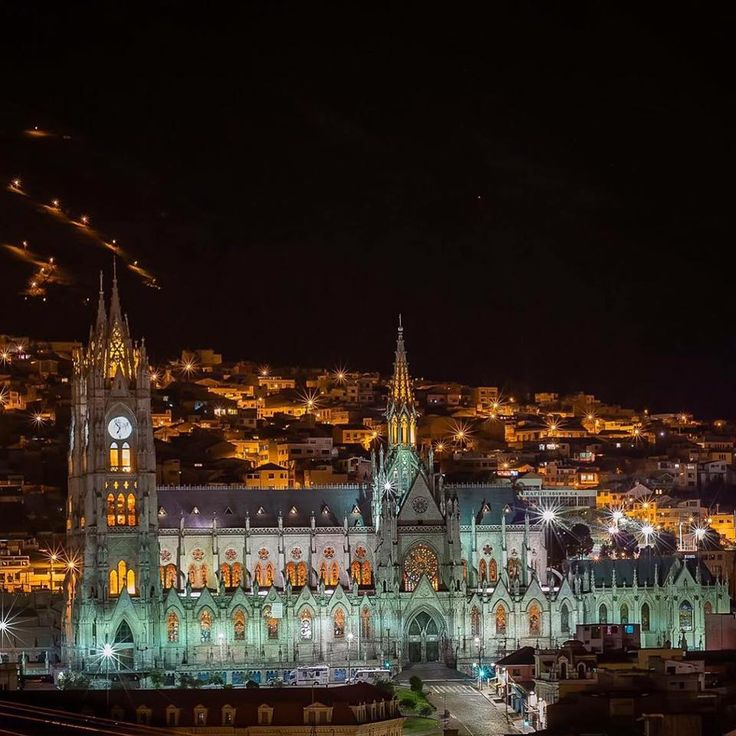
#> input picture alerta-quito-interfaz/fotos-originales/imagen1.jpg, 736 x 736 px; its folder holds only this picture in this run
$ python preparar_fotos.py
#> lines starting #> are read from the running program, lines starting #| are printed output that depends on the picture
"""Prepara las fotos de fondo del login a partir de los originales.

    python scripts/preparar_fotos.py

Lee las fotos originales de  alerta-quito-interfaz/fotos-originales/  (imagen1 ... imagen5, en .png, .jpg o .webp)
y genera las que usa la aplicacion en  alerta-quito-interfaz/public/images/imagenN.jpg . Para cambiar una foto:
reemplace el original (manteniendo el nombre) y vuelva a ejecutar este script. Requiere Pillow:  pip install pillow

- Si el original ya mide 1920 px de ancho o mas, solo se optimiza (JPEG de calidad alta y carga progresiva).
- Si es un poco mas chico se amplia suavemente. Si es MUCHO mas chico (menos de 1/1.5 del objetivo) ademas se afina
  y se agrega un grano muy fino que disimula la suavidad. NO inventa detalle: para que se vea realmente nitida use
  fotos de 1920 px de ancho o mas.
"""
import pathlib
import random
import sys

from PIL import Image, ImageEnhance, ImageFilter

RAIZ = pathlib.Path(__file__).resolve().parent.parent / "alerta-quito-interfaz"
ORIGINALES = RAIZ / "fotos-originales"
SALIDA = RAIZ / "public" / "images"
ANCHO_OBJETIVO = 1920
EXTENSIONES = {".jpg", ".jpeg", ".png", ".webp"}
random.seed(7)  # el grano es siempre el mismo: el resultado es reproducible
# Fotos que no son panoramicas (por ejemplo cuadradas) se recortan a 16:9 para que en pantalla grande se vea lo
# importante. El numero indica DONDE se corta: 0 = desde arriba, 1 = desde abajo, 0.5 = centrado.
ENCUADRE_VERTICAL: dict[str, float] = {}   # ej.: {"imagen1.jpg": 0.85} para una foto cuadrada


def ampliar(foto: Image.Image, ancho_final: int) -> Image.Image:
    """Amplia en pasos de hasta 1.6x (mejor que un salto grande) afinando entre pasos."""
    while foto.width < ancho_final:
        nuevo_ancho = min(ancho_final, round(foto.width * 1.6))
        nuevo_alto = round(foto.height * nuevo_ancho / foto.width)
        foto = foto.resize((nuevo_ancho, nuevo_alto), Image.LANCZOS)
        foto = foto.filter(ImageFilter.UnsharpMask(radius=1.4, percent=55, threshold=3))
    return foto


def grano(foto: Image.Image, intensidad: int) -> Image.Image:
    """Ruido fino en luminancia: rompe la sensacion de 'borroso' de una ampliacion."""
    ruido = Image.effect_noise(foto.size, intensidad).convert("L")
    ruido_rgb = Image.merge("RGB", (ruido, ruido, ruido))
    return Image.blend(foto, Image.blend(foto, ruido_rgb, 0.5), 0.06 + intensidad / 600)


def recortar_16_9(foto: Image.Image, ancla: float) -> Image.Image:
    alto = round(foto.width * 9 / 16)
    if alto >= foto.height:
        return foto
    arriba = round((foto.height - alto) * ancla)
    return foto.crop((0, arriba, foto.width, arriba + alto))


def main() -> int:
    originales = sorted(f for f in ORIGINALES.iterdir() if f.stem.startswith("imagen") and f.suffix.lower() in EXTENSIONES)
    if not originales:
        print("No hay fotos en", ORIGINALES)
        return 1
    SALIDA.mkdir(parents=True, exist_ok=True)
    for origen in originales:
        foto = Image.open(origen).convert("RGB")
#> foto is the input picture: PIL image 736x736 RGB; mean R, G, B 50.4, 39.6, 31.7
        ancho0, alto0 = foto.size
#> ancho0 = 736; alto0 = 736
        factor = ANCHO_OBJETIVO / ancho0
#> factor = 2.61
        if factor > 1:
            foto = ampliar(foto, ANCHO_OBJETIVO)
            if factor > 1.5:   # foto chica: se compensa la suavidad de la ampliacion
                foto = ImageEnhance.Contrast(foto).enhance(1.05)
                foto = ImageEnhance.Color(foto).enhance(1.06)
                foto = grano(foto, intensidad=min(14, round(4 + 4 * factor)))
#> in grano, `ruido = Image.effect_noise(foto.size, intensidad).convert("L")`:
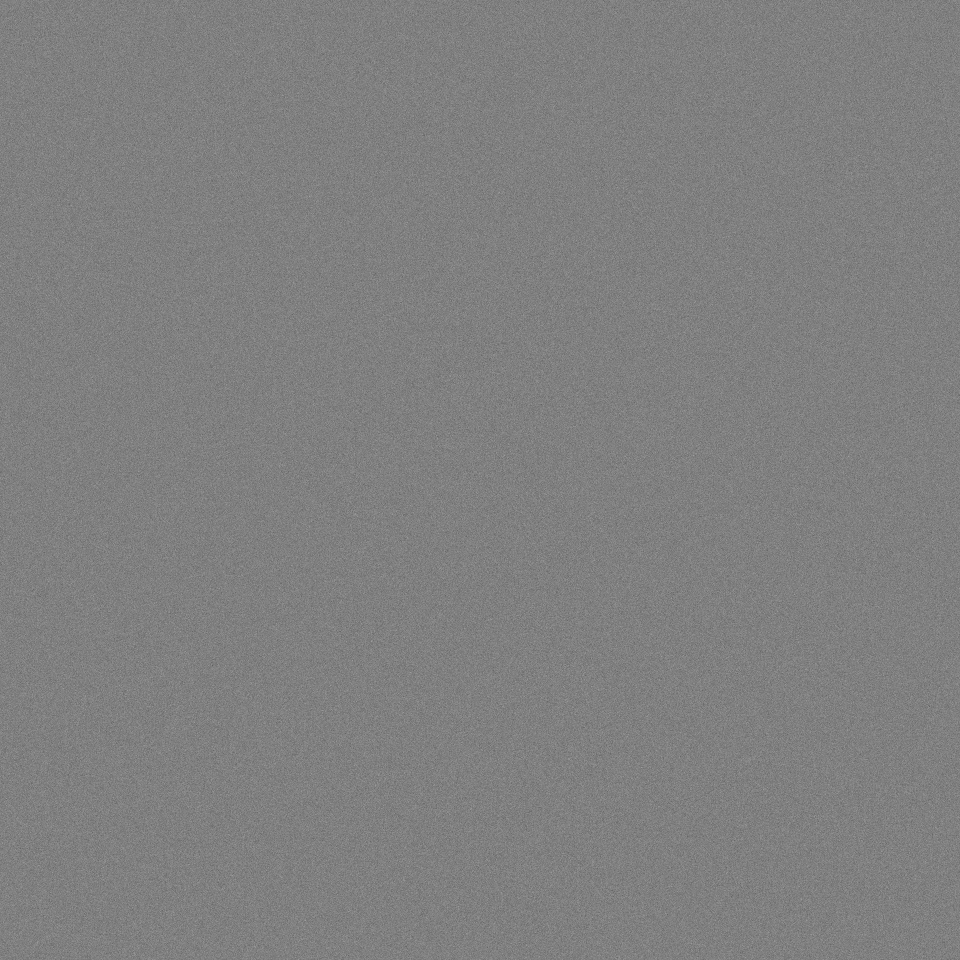
#> ruido: PIL image 1920x1920 L (shown at 1/2 size); min 53, max 193, mean 127.5
        elif factor < 1:
            foto = foto.resize((ANCHO_OBJETIVO, round(alto0 * factor)), Image.LANCZOS)
        if origen.name in ENCUADRE_VERTICAL:
            foto = recortar_16_9(foto, ENCUADRE_VERTICAL[origen.name])
        destino = SALIDA / (origen.stem + ".jpg")
        foto.save(destino, "JPEG", quality=88, optimize=True, progressive=True, subsampling=0)
        print("%s  %dx%d -> %dx%d  (x%.1f)  %d KB" % (origen.name, ancho0, alto0, foto.width, foto.height, factor,
                                                      destino.stat().st_size // 1024))
#| imagen1.jpg  736x736 -> 1920x1920  (x2.6)  722 KB
    return 0


if __name__ == "__main__":
    sys.exit(main())
#> (the program exits here)

$ run again, on alerta-quito-interfaz/fotos-originales/imagen2.jpg
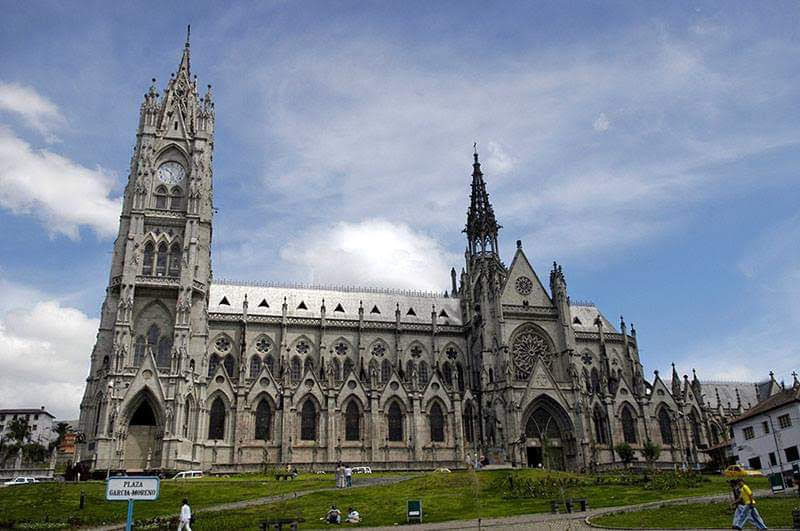
#> input picture alerta-quito-interfaz/fotos-originales/imagen2.jpg, 800 x 531 px
#> in main, foto is the input picture: PIL image 800x531 RGB; mean R, G, B 122.2, 131.2, 142.7
#> in main, `foto = ImageEnhance.Contrast(foto).enhance(1.05)`:
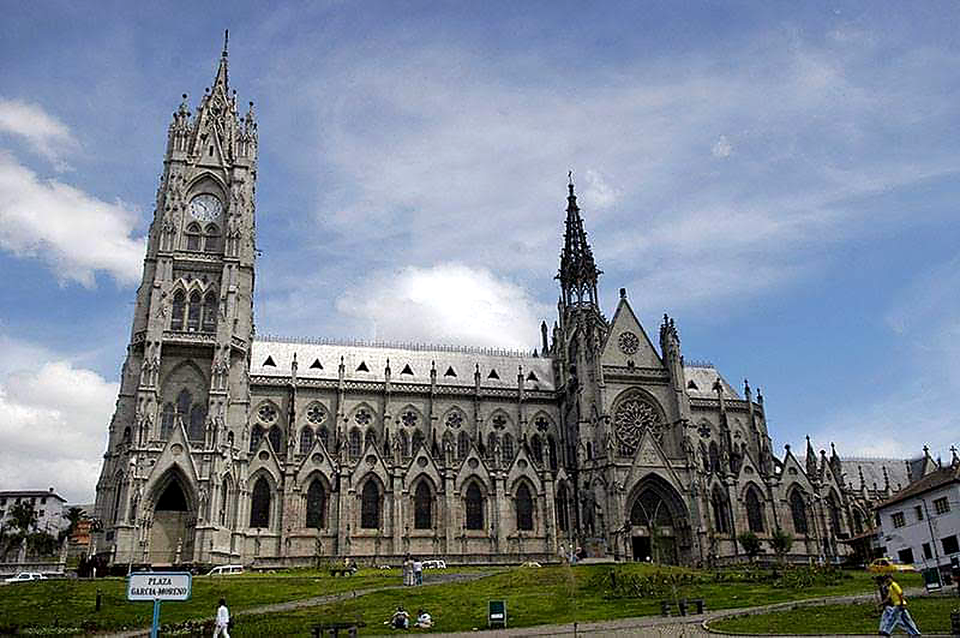
#> foto: PIL image 1920x1275 RGB (shown at 1/2 size); mean R, G, B 121.7, 131.2, 143.5
#| imagen2.jpg  800x531 -> 1920x1275  (x2.4)  501 KB
